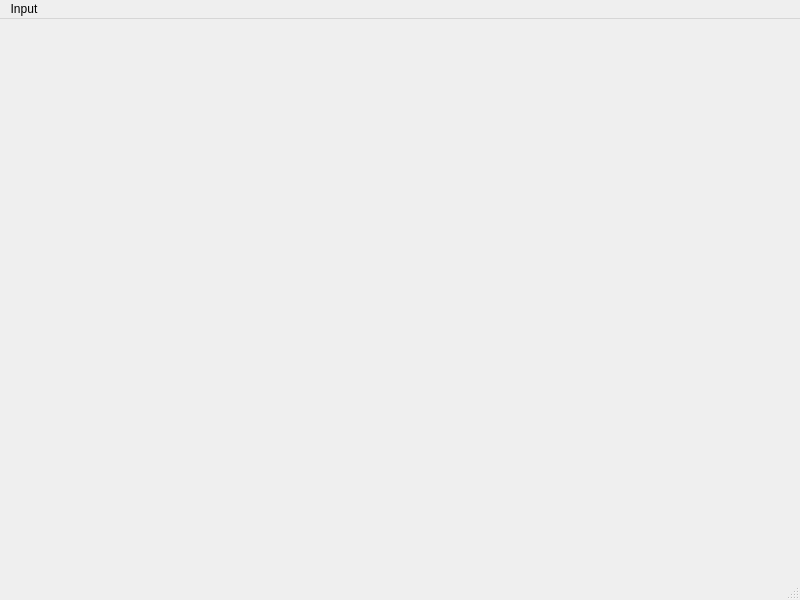
<?xml version="1.0" encoding="UTF-8"?>
<ui version="4.0">
 <class>MainWindow</class>
 <widget class="QMainWindow" name="MainWindow">
  <property name="geometry">
   <rect>
    <x>0</x>
    <y>0</y>
    <width>800</width>
    <height>600</height>
   </rect>
  </property>
  <property name="windowTitle">
   <string>MainWindow</string>
  </property>
  <widget class="QWidget" name="centralwidget"/>
  <widget class="QMenuBar" name="menubar">
   <property name="geometry">
    <rect>
     <x>0</x>
     <y>0</y>
     <width>800</width>
     <height>21</height>
    </rect>
   </property>
   <widget class="QMenu" name="menuInput">
    <property name="title">
     <string>Input</string>
    </property>
    <addaction name="actionOptic_Input_Data"/>
   </widget>
   <addaction name="menuInput"/>
  </widget>
  <widget class="QStatusBar" name="statusbar"/>
  <action name="actionOptic_Input_Data">
   <property name="text">
    <string>Optic Input Data</string>
   </property>
  </action>
 </widget>
 <resources/>
 <connections/>
</ui>
